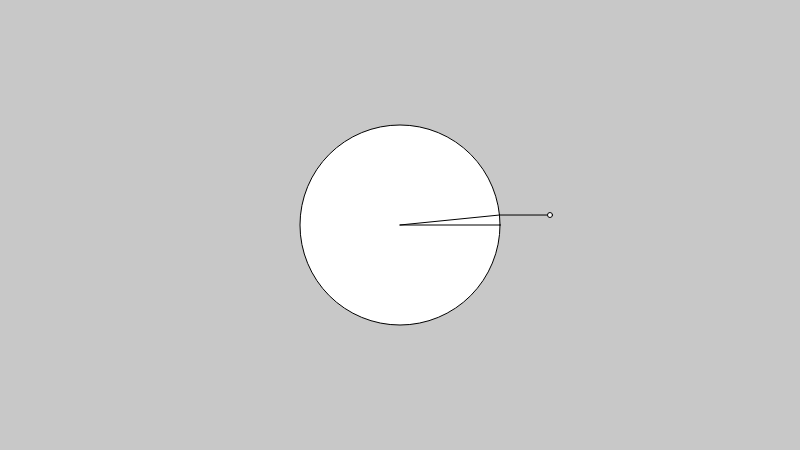
Frame 1 (no input)
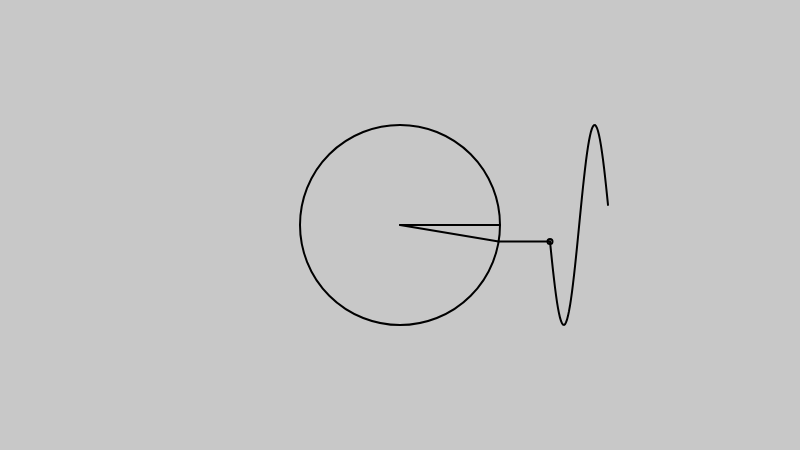
Frame 60 (no input)
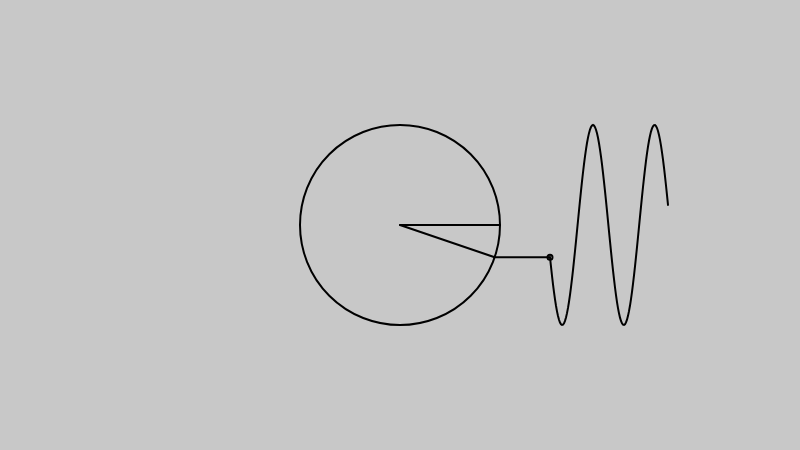
Frame 120 (the mouse pressed at the canvas centre since frame 60)

The p5.js sketch that drew these frames (run headless with seeded random() and noise() and a simulated clock; from frame 60 on, the mouse is pressed at the canvas centre):

// p5.js sketch
// ── sketch.js
let angle = 0;
let aVel = 0.0; 
let aAcc = 1/10;
const history = [];

function setup() {
  createCanvas(800, 450);
}

function draw() {
  background(200);

  circle(width / 2, height / 2, 200);

  aVel += aAcc;
  angle += aVel;
  aVel = constrain(aVel, 0, 0.002);

  push();
    translate(width / 2, height / 2);
    let vector = createVector(100, 0);
    vector.setMag(100);
    line(0, 0, vector.x, vector.y);
  pop();

  push();
    translate(width / 2, height / 2);
    vector.rotate(-angle);
    vector.setMag(100);
    history.push(createVector(150, vector.y));

    line(0, 0, vector.x, vector.y);
    line(vector.x, vector.y, 150, vector.y);
    circle(150, vector.y, 5);
  pop();

  strokeWeight(2);

  translate(width / 2, height / 2);

  noFill();
  beginShape();
  for (let i = history.length; i > 0; i--) {
    let currentVector = history[i];
    
    if (typeof currentVector !== 'undefined') {
      vertex(currentVector.x ++, currentVector.y);
    }
  }
  endShape();
}

function drawArrows(vector) {
  translate(vector.x, vector.y);
  let arrow = p5.Vector.fromAngle(vector.heading() - PI, 5);
  rotate(PI / 4);
  line(0, 0, arrow.x, arrow.y);
  rotate(-PI / 2);
  line(0, 0, arrow.x, arrow.y);
}
 
